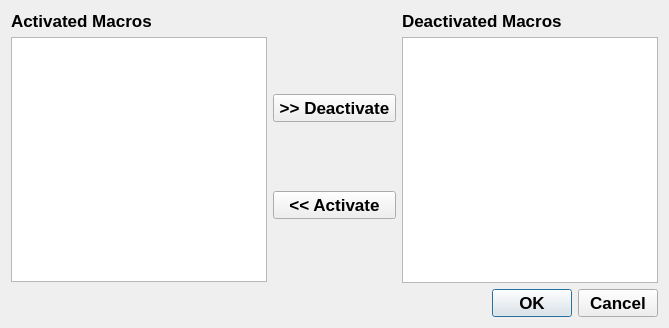
<?xml version="1.0" encoding="UTF-8"?>
<ui version="4.0">
 <class>ActivateMacros</class>
 <widget class="QDialog" name="ActivateMacros">
  <property name="geometry">
   <rect>
    <x>0</x>
    <y>0</y>
    <width>669</width>
    <height>328</height>
   </rect>
  </property>
  <property name="font">
   <font>
    <pointsize>13</pointsize>
    <weight>75</weight>
    <bold>true</bold>
   </font>
  </property>
  <property name="windowTitle">
   <string>Active / Deactivate Macros</string>
  </property>
  <layout class="QGridLayout" name="gridLayout">
   <item row="0" column="0">
    <layout class="QVBoxLayout" name="verticalLayout_2">
     <item>
      <widget class="QLabel" name="label">
       <property name="text">
        <string>Activated Macros</string>
       </property>
      </widget>
     </item>
     <item>
      <widget class="QListView" name="activeList"/>
     </item>
     <item>
      <spacer name="horizontalSpacer_3">
       <property name="orientation">
        <enum>Qt::Horizontal</enum>
       </property>
       <property name="sizeHint" stdset="0">
        <size>
         <width>40</width>
         <height>35</height>
        </size>
       </property>
      </spacer>
     </item>
    </layout>
   </item>
   <item row="0" column="1">
    <layout class="QVBoxLayout" name="verticalLayout_3">
     <item>
      <spacer name="horizontalSpacer">
       <property name="orientation">
        <enum>Qt::Horizontal</enum>
       </property>
       <property name="sizeHint" stdset="0">
        <size>
         <width>58</width>
         <height>20</height>
        </size>
       </property>
      </spacer>
     </item>
     <item>
      <layout class="QVBoxLayout" name="verticalLayout">
       <item>
        <spacer name="verticalSpacer">
         <property name="orientation">
          <enum>Qt::Vertical</enum>
         </property>
         <property name="sizeHint" stdset="0">
          <size>
           <width>20</width>
           <height>40</height>
          </size>
         </property>
        </spacer>
       </item>
       <item>
        <widget class="QPushButton" name="deactMacros">
         <property name="text">
          <string>&gt;&gt; Deactivate</string>
         </property>
        </widget>
       </item>
       <item>
        <spacer name="verticalSpacer_2">
         <property name="orientation">
          <enum>Qt::Vertical</enum>
         </property>
         <property name="sizeHint" stdset="0">
          <size>
           <width>20</width>
           <height>40</height>
          </size>
         </property>
        </spacer>
       </item>
       <item>
        <widget class="QPushButton" name="actMacros">
         <property name="text">
          <string>&lt;&lt; Activate</string>
         </property>
        </widget>
       </item>
       <item>
        <spacer name="verticalSpacer_3">
         <property name="orientation">
          <enum>Qt::Vertical</enum>
         </property>
         <property name="sizeHint" stdset="0">
          <size>
           <width>20</width>
           <height>40</height>
          </size>
         </property>
        </spacer>
       </item>
      </layout>
     </item>
     <item>
      <spacer name="horizontalSpacer_2">
       <property name="orientation">
        <enum>Qt::Horizontal</enum>
       </property>
       <property name="sizeHint" stdset="0">
        <size>
         <width>40</width>
         <height>35</height>
        </size>
       </property>
      </spacer>
     </item>
    </layout>
   </item>
   <item row="0" column="2">
    <layout class="QVBoxLayout" name="verticalLayout_4">
     <item>
      <widget class="QLabel" name="label_2">
       <property name="text">
        <string>Deactivated Macros</string>
       </property>
      </widget>
     </item>
     <item>
      <widget class="QListView" name="passiveList"/>
     </item>
     <item>
      <widget class="QDialogButtonBox" name="buttonBox">
       <property name="orientation">
        <enum>Qt::Horizontal</enum>
       </property>
       <property name="standardButtons">
        <set>QDialogButtonBox::Cancel|QDialogButtonBox::Ok</set>
       </property>
      </widget>
     </item>
    </layout>
   </item>
  </layout>
 </widget>
 <resources/>
 <connections>
  <connection>
   <sender>buttonBox</sender>
   <signal>accepted()</signal>
   <receiver>ActivateMacros</receiver>
   <slot>accept()</slot>
   <hints>
    <hint type="sourcelabel">
     <x>248</x>
     <y>254</y>
    </hint>
    <hint type="destinationlabel">
     <x>157</x>
     <y>274</y>
    </hint>
   </hints>
  </connection>
  <connection>
   <sender>buttonBox</sender>
   <signal>rejected()</signal>
   <receiver>ActivateMacros</receiver>
   <slot>reject()</slot>
   <hints>
    <hint type="sourcelabel">
     <x>316</x>
     <y>260</y>
    </hint>
    <hint type="destinationlabel">
     <x>286</x>
     <y>274</y>
    </hint>
   </hints>
  </connection>
  <connection>
   <sender>deactMacros</sender>
   <signal>clicked()</signal>
   <receiver>ActivateMacros</receiver>
   <slot>addtoList()</slot>
   <hints>
    <hint type="sourcelabel">
     <x>334</x>
     <y>110</y>
    </hint>
    <hint type="destinationlabel">
     <x>334</x>
     <y>163</y>
    </hint>
   </hints>
  </connection>
  <connection>
   <sender>actMacros</sender>
   <signal>clicked()</signal>
   <receiver>ActivateMacros</receiver>
   <slot>removefromList()</slot>
   <hints>
    <hint type="sourcelabel">
     <x>334</x>
     <y>202</y>
    </hint>
    <hint type="destinationlabel">
     <x>334</x>
     <y>163</y>
    </hint>
   </hints>
  </connection>
 </connections>
 <slots>
  <slot>addtoList()</slot>
  <slot>removefromList()</slot>
 </slots>
</ui>
